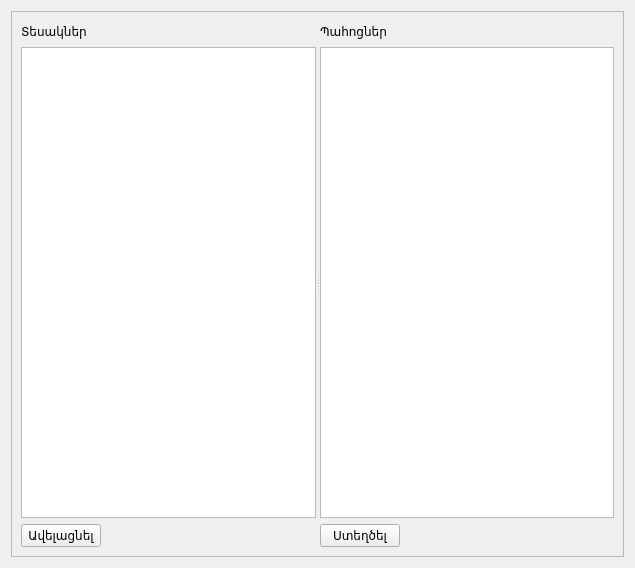
<?xml version="1.0" encoding="UTF-8"?>
<ui version="4.0">
 <class>settingsWidget</class>
 <widget class="QWidget" name="settingsWidget">
  <property name="geometry">
   <rect>
    <x>0</x>
    <y>0</y>
    <width>635</width>
    <height>568</height>
   </rect>
  </property>
  <property name="windowTitle">
   <string>Form</string>
  </property>
  <layout class="QGridLayout" name="gridLayout">
   <item row="0" column="1">
    <widget class="QScrollArea" name="scrollArea">
     <property name="widgetResizable">
      <bool>true</bool>
     </property>
     <widget class="QWidget" name="scrollAreaWidgetContents">
      <property name="geometry">
       <rect>
        <x>0</x>
        <y>0</y>
        <width>615</width>
        <height>548</height>
       </rect>
      </property>
      <layout class="QGridLayout" name="gridLayout_2">
       <item row="0" column="0">
        <widget class="QSplitter" name="splitter">
         <property name="orientation">
          <enum>Qt::Horizontal</enum>
         </property>
         <widget class="QWidget" name="layoutWidget">
          <layout class="QVBoxLayout" name="verticalLayout_3">
           <item>
            <layout class="QVBoxLayout" name="verticalLayout">
             <item>
              <layout class="QHBoxLayout" name="horizontalLayout_2">
               <item>
                <widget class="QLabel" name="label">
                 <property name="text">
                  <string>Տեսակներ</string>
                 </property>
                </widget>
               </item>
               <item>
                <spacer name="horizontalSpacer_2">
                 <property name="orientation">
                  <enum>Qt::Horizontal</enum>
                 </property>
                 <property name="sizeHint" stdset="0">
                  <size>
                   <width>40</width>
                   <height>20</height>
                  </size>
                 </property>
                </spacer>
               </item>
              </layout>
             </item>
             <item>
              <widget class="QTableView" name="tableView"/>
             </item>
            </layout>
           </item>
           <item>
            <layout class="QHBoxLayout" name="horizontalLayout">
             <item>
              <widget class="QPushButton" name="pushButton">
               <property name="text">
                <string>Ավելացնել</string>
               </property>
              </widget>
             </item>
             <item>
              <spacer name="horizontalSpacer">
               <property name="orientation">
                <enum>Qt::Horizontal</enum>
               </property>
               <property name="sizeHint" stdset="0">
                <size>
                 <width>40</width>
                 <height>20</height>
                </size>
               </property>
              </spacer>
             </item>
            </layout>
           </item>
          </layout>
         </widget>
         <widget class="QWidget" name="">
          <layout class="QVBoxLayout" name="verticalLayout_4">
           <item>
            <layout class="QVBoxLayout" name="verticalLayout_2">
             <item>
              <layout class="QHBoxLayout" name="horizontalLayout_3">
               <item>
                <widget class="QLabel" name="label_2">
                 <property name="text">
                  <string>Պահոցներ</string>
                 </property>
                </widget>
               </item>
               <item>
                <spacer name="horizontalSpacer_3">
                 <property name="orientation">
                  <enum>Qt::Horizontal</enum>
                 </property>
                 <property name="sizeHint" stdset="0">
                  <size>
                   <width>40</width>
                   <height>20</height>
                  </size>
                 </property>
                </spacer>
               </item>
              </layout>
             </item>
             <item>
              <widget class="QTableView" name="tableView_2"/>
             </item>
            </layout>
           </item>
           <item>
            <layout class="QHBoxLayout" name="horizontalLayout_4">
             <item>
              <widget class="QPushButton" name="pushButton_2">
               <property name="text">
                <string>Ստեղծել</string>
               </property>
              </widget>
             </item>
             <item>
              <spacer name="horizontalSpacer_4">
               <property name="orientation">
                <enum>Qt::Horizontal</enum>
               </property>
               <property name="sizeHint" stdset="0">
                <size>
                 <width>40</width>
                 <height>20</height>
                </size>
               </property>
              </spacer>
             </item>
            </layout>
           </item>
          </layout>
         </widget>
        </widget>
       </item>
      </layout>
     </widget>
    </widget>
   </item>
  </layout>
 </widget>
 <resources/>
 <connections/>
</ui>
